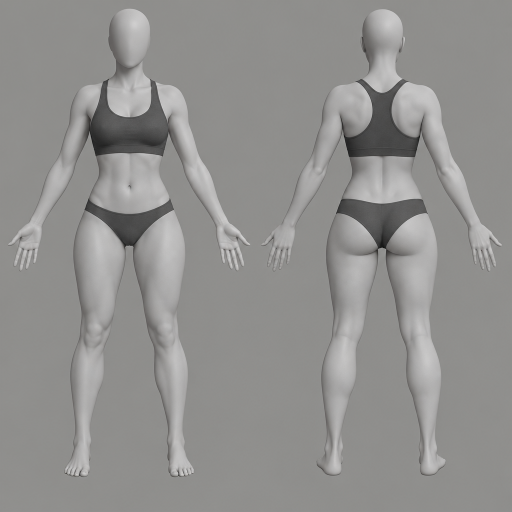
#> input picture tools/src/F.png, 1024 x 1024 px (shown at 1/2 size); its folder holds 2 pictures in this run
$ python grid.py
#> lines starting #> are read from the running program, lines starting #| are printed output that depends on the picture
import sys,cv2,numpy as np
for g in 'FM':
    a=cv2.imread(f'src/{g}.png'); print(g,a.shape,a[5,5],a[1000,1000],a[5,1000],a[1000,5])
#> further down, a is the input picture: shape (1024, 1024, 3); mean B, G, R 142.8, 144.5, 145.2
    # mascara: distancia do fundo + canny preenchido
    bg=np.median(a[:30,:30].reshape(-1,3),axis=0)
#> bg = [140, 142, 143]
    d=np.abs(a.astype(int)-bg).sum(2)
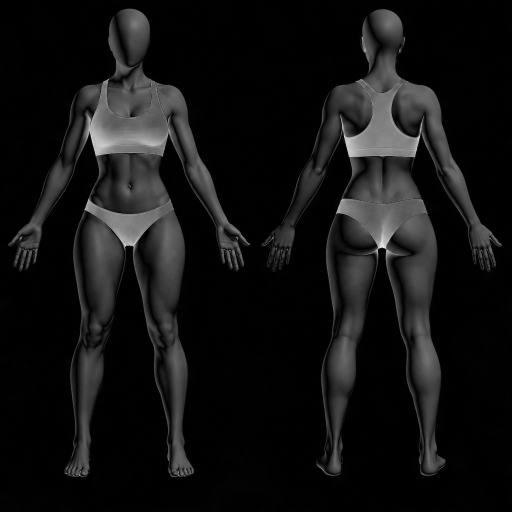
#> d: shape (1024, 1024) float64 (shown at 1/2 size); min 0, max 399, mean 29.8; drawn with min black and max white
    print('d pct',np.percentile(d,[50,70,90]))
#| d pct [  2.   5. 118.]
    o=cv2.resize(a,(1400,1400),interpolation=cv2.INTER_CUBIC); s=1400/1024
    for v in range(0,1024,50):
        c=(0,0,255) if v%100==0 else (0,200,255); p=int(v*s)
        cv2.line(o,(p,0),(p,1400),c,1); cv2.line(o,(0,p),(1400,p),c,1)
        if v%100==0:
            cv2.putText(o,str(v),(p+2,12),0,.45,(0,0,0),1); cv2.putText(o,str(v),(2,p+14),0,.45,(0,0,0),1)
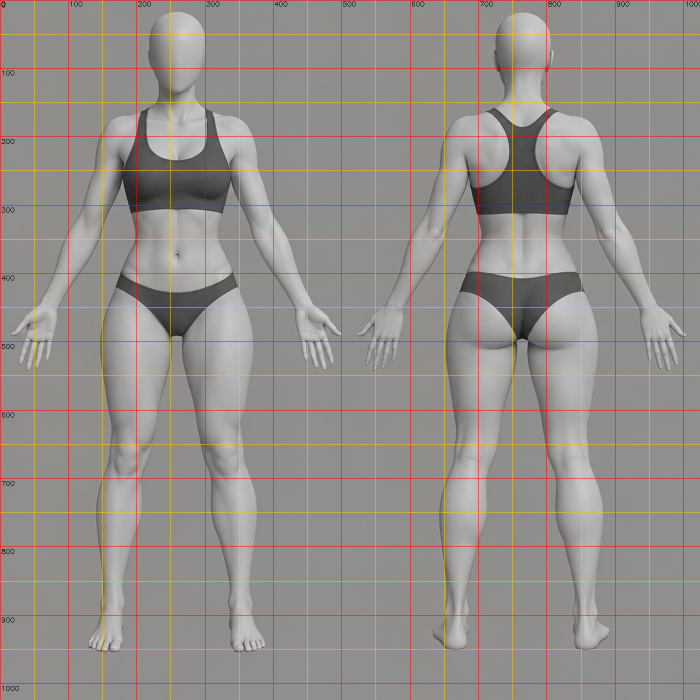
#> o: shape (1400, 1400, 3) (shown at 1/2 size); mean B, G, R 138.4, 142.9, 148.3
    cv2.imwrite(f'grid{g}.jpg',o)
#> pass 2 of the loop `for g in 'FM':`:
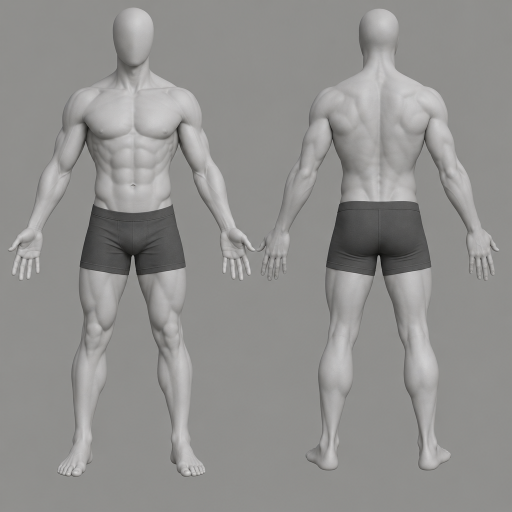
#> input picture tools/src/M.png, 1024 x 1024 px (shown at 1/2 size)
#> a is the input picture: shape (1024, 1024, 3); mean B, G, R 142.5, 144.3, 145
#| M (1024, 1024, 3) [141 142 143] [141 143 142] [140 142 143] [139 142 143]
#> bg = [140, 143, 143]
#> `d=np.abs(a.astype(int)-bg).sum(2)`:
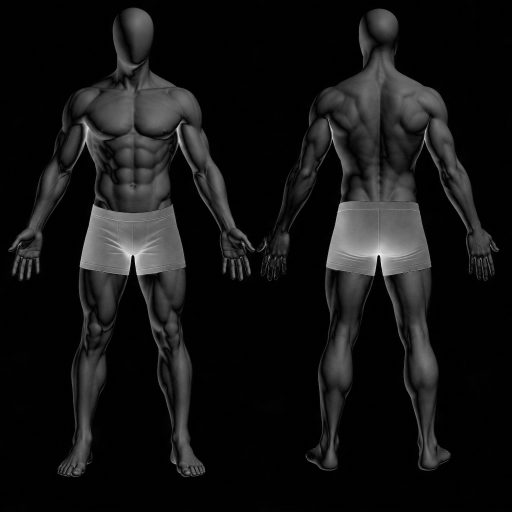
#> d: shape (1024, 1024) float64 (shown at 1/2 size); min 0, max 424, mean 33.9; drawn with min black and max white
#| d pct [  2.  12. 133.]
#> after the loop `for v in range(0,1024,50):`:
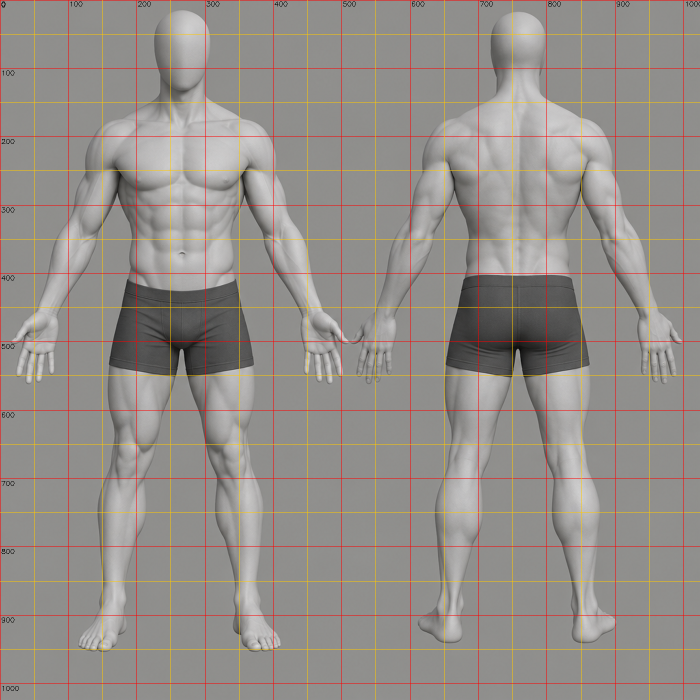
#> o: shape (1400, 1400, 3) (shown at 1/2 size); mean B, G, R 138.1, 142.7, 148.2
